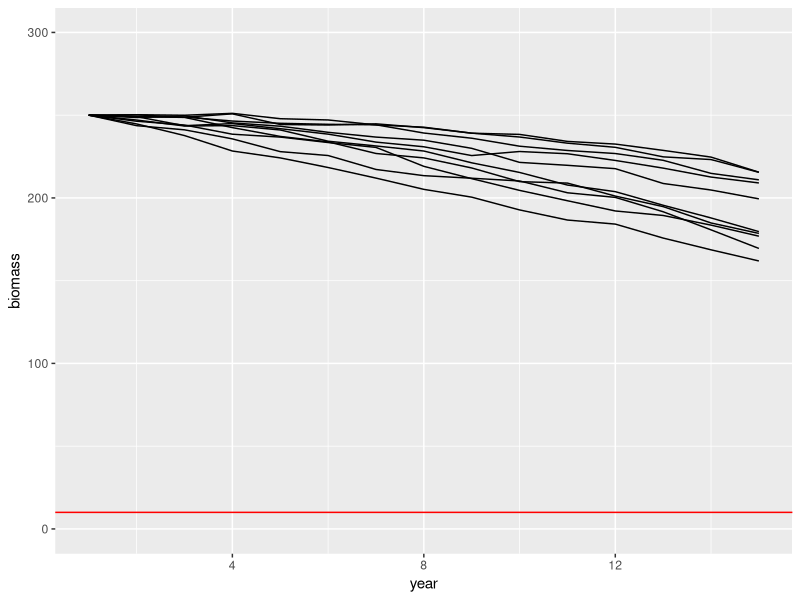
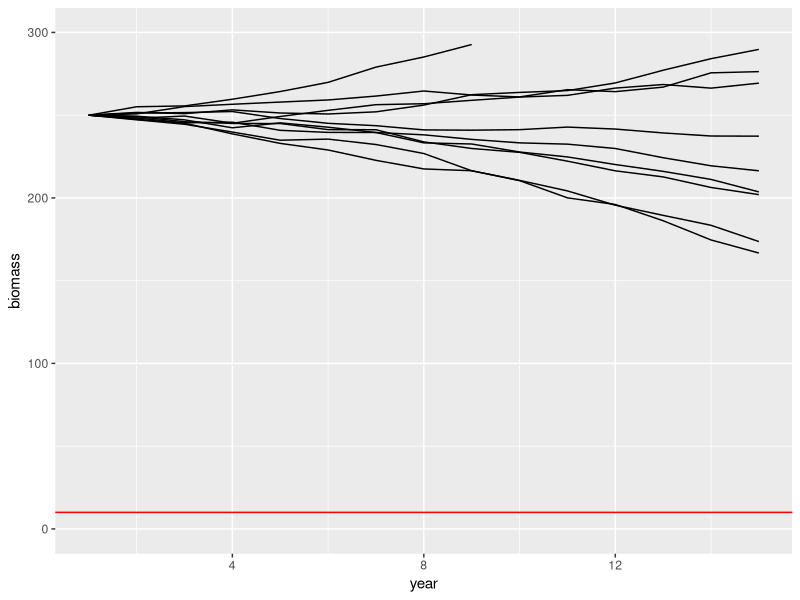

Reproduce these figures in R, in order.
## ---- chunk 1
#| warning: false

library(dplyr)
library(ggplot2)
## ---- chunk 2
pi = 0.097
delta = 3.5*10^-5
sigma = 2.5

B0 = 250
Ct = 25

years = 15
Q = 10 # quasi extinction threshold 

C = rep(Ct,years)
B = rep(B0,years)
for(t in 2:years){
  B[t] = (B[t-1]*exp(pi-delta*B[t-1]) - C[t-1])+rnorm(1,0,sigma)
}
B
## ---- chunk 3
#| echo: false

simB <- function(B0,Ct){
pi = 0.097
delta = 3.5*10^-5
sigma = 2.5

years = 15
Q = 10 # quasi extinction threshold 

C = rep(Ct,years)
B = rep(B0,years)
for(t in 2:years){
  B[t] = (B[t-1]*exp(pi-delta*B[t-1]) - C[t-1])+rnorm(1,0,sigma)
}
B
}
## ---- chunk 4
niter = 10
do.call('rbind',lapply(1:niter,function(i){data.frame(B=simB(B0 = 250, Ct = 25),t=1:15,iter=i)})) %>% 
  ggplot(aes(x=t,y=B,group=iter)) + 
  geom_line() +
  ylim(0,300) +
  geom_hline(yintercept=10,col='red') +
  ylab("biomass") +
  xlab("year") # + ggtitle()
  
## ---- chunk 5
sum(B<Q)>0 # TRUE if quasi extinct
## ---- chunk 6
#| echo: false

simQE <- function(B0,Ct){
pi = 0.097
delta = 3.5*10^-5
sigma = 2.5

years = 15
Q = 10 # quasi extinction threshold 

C = rep(Ct,years)
B = rep(B0,years)
for(t in 2:years){
  B[t] = (B[t-1]*exp(pi-delta*B[t-1]) - C[t-1])+rnorm(1,0,sigma)
}

#B
sum(B<Q)>0 # TRUE if quasi extinct
}
## ---- chunk 7
niter = 10
replicate(niter,simQE(B0 = 250, Ct = 25))
## ---- chunk 8
niter = 10^4
mean(replicate(niter,simQE(B0 = 200, Ct = 25)))
mean(replicate(niter,simQE(B0 = 200, Ct = 35)))
mean(replicate(niter,simQE(B0 = 200, Ct = 45)))
mean(replicate(niter,simQE(B0 = 250, Ct = 25)))
mean(replicate(niter,simQE(B0 = 250, Ct = 35)))
mean(replicate(niter,simQE(B0 = 250, Ct = 45)))
mean(replicate(niter,simQE(B0 = 300, Ct = 25)))
mean(replicate(niter,simQE(B0 = 300, Ct = 35)))
mean(replicate(niter,simQE(B0 = 300, Ct = 45)))
## ---- chunk 9
#| echo: false

simBu <- function(B0,Ct){
pi = rnorm(1,0.097,0.003)
delta = runif(1,min=-2*10^-5,max=5*10^-5)
sigma = 2.5

years = 15
Q = 10 # quasi extinction threshold 

C = rep(Ct,years)
B = rep(B0,years)
for(t in 2:years){
  B[t] = (B[t-1]*exp(pi-delta*B[t-1]) - C[t-1])+rnorm(1,0,sigma)
}

B
}
## ---- chunk 10
niter = 10
do.call('rbind',lapply(1:niter,function(i){data.frame(B=simBu(B0 = 250, Ct = 25),t=1:15,iter=i)})) %>% 
  ggplot(aes(x=t,y=B,group=iter)) + 
  geom_line() +
  ylim(0,300) +
  geom_hline(yintercept=10,col='red') +
  ylab("biomass") +
  xlab("year") # + ggtitle()
  
## ---- chunk 11
simQEu <- function(B0,Ct){
pi = rnorm(1,0.097,0.003)
delta = runif(1,min=-2*10^-5,max=5*10^-5)
sigma = 2.5

years = 15
Q = 10 # quasi extinction threshold 

C = rep(Ct,years)
B = rep(B0,years)
for(t in 2:years){
  B[t] = (B[t-1]*exp(pi-delta*B[t-1]) - C[t-1])+rnorm(1,0,sigma)
}

sum(B<Q)>0 # TRUE if quasi extinct
}
## ---- chunk 12
niter = 10^4
mean(replicate(niter,simQEu(B0 = 200, Ct = 25)))
mean(replicate(niter,simQEu(B0 = 200, Ct = 35)))
mean(replicate(niter,simQEu(B0 = 200, Ct = 45)))
mean(replicate(niter,simQEu(B0 = 250, Ct = 25)))
mean(replicate(niter,simQEu(B0 = 250, Ct = 35)))
mean(replicate(niter,simQEu(B0 = 250, Ct = 45)))
mean(replicate(niter,simQEu(B0 = 300, Ct = 25)))
mean(replicate(niter,simQEu(B0 = 300, Ct = 35)))
mean(replicate(niter,simQEu(B0 = 300, Ct = 45)))
## ---- chunk 13
simBu <- function(B0,Ct){
pi = rnorm(1,0.097,0.003)
delta = runif(1,min=-2*10^-5,max=5*10^-5)
sigma = 2.5

years = 15
Q = 10 # quasi extinction threshold 

C = rep(Ct,years)
B = rep(B0,years)
for(t in 2:years){
  B[t] = (B[t-1]*exp(pi-delta*B[t-1]) - C[t-1])+rnorm(1,0,sigma)
}

B
}
## ---- chunk 14
simQE <- function(B0,Ct){
pi = 0.097
delta = 3.5*10^-5
sigma = 2.5

years = 15
Q = 10 # quasi extinction threshold 

C = rep(Ct,years)
B = rep(B0,years)
for(t in 2:years){
  B[t] = (B[t-1]*exp(pi-delta*B[t-1]) - C[t-1])+rnorm(1,0,sigma)
}

#B
sum(B<Q)>0 # TRUE if quasi extinct
}
